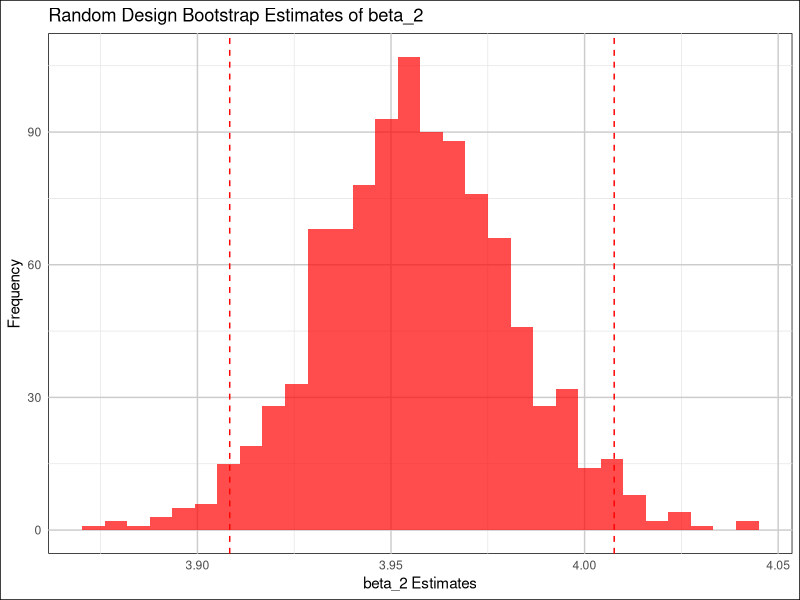
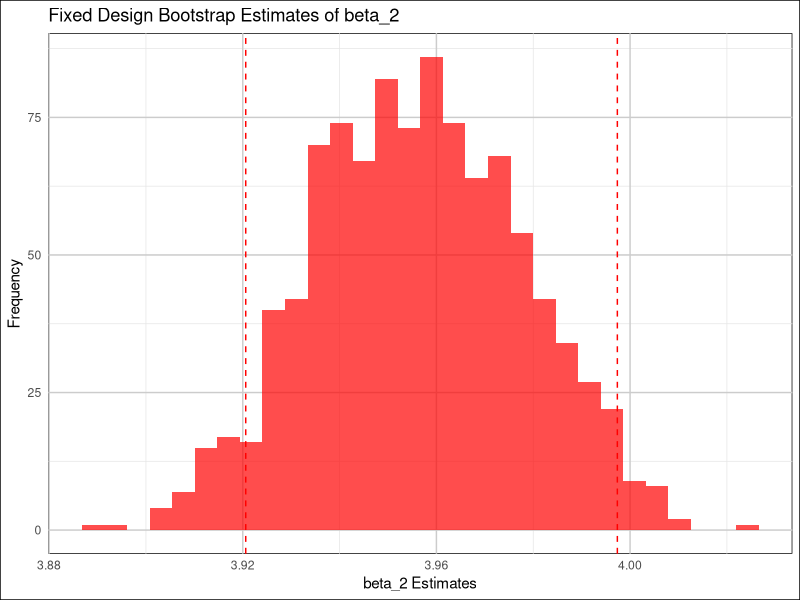
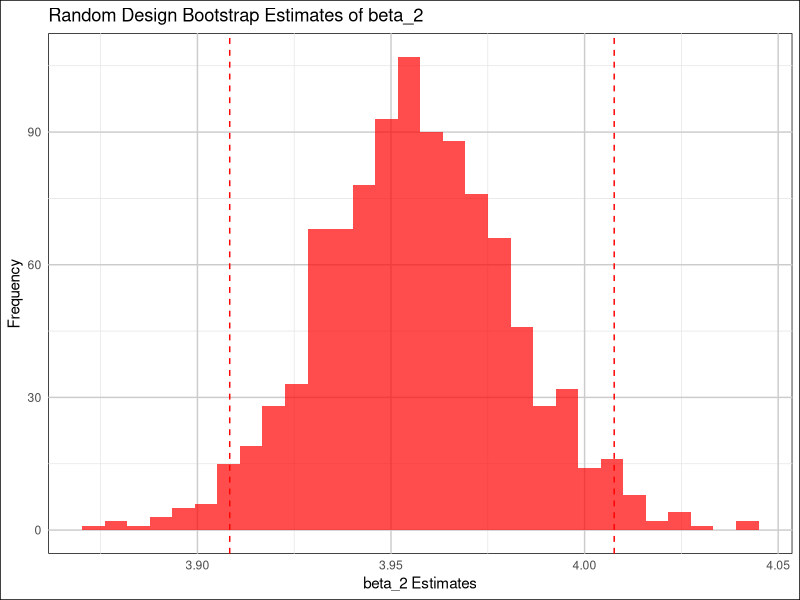
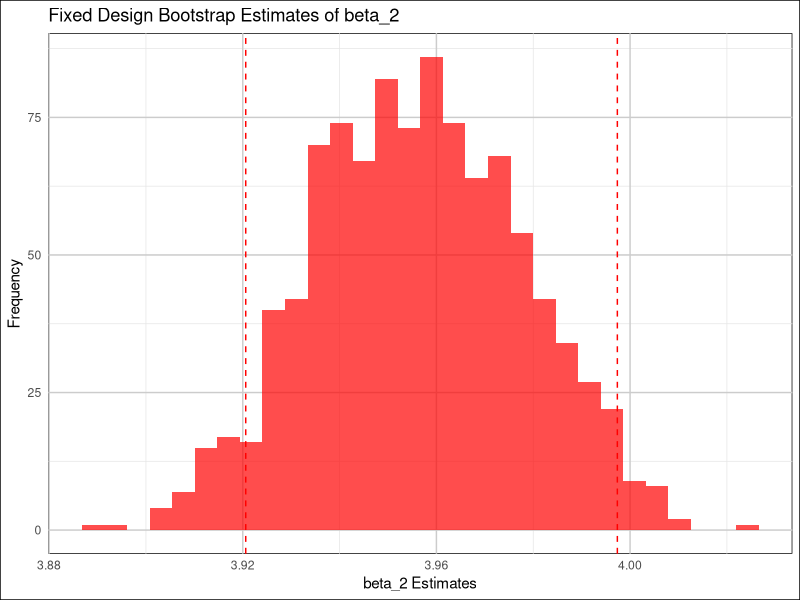

The R source for these figures, in order:
## Generating a bootstrap confidence interval for a regression
library(ggplot2)

# generate data
set.seed(123)
X <- runif(20,0,30)
epsilon <- rnorm(20)
beta <- 4
Y <- beta*X+epsilon
data <- data.frame(X=X,Y=Y)

# Standard reg with confidence intervals from distributional assumption on epsilon/Asymptotics:
reg <- lm(Y ~ X,data=data)
summary(reg)

# Bootstrap
beta_2 <- 3.997
M <- 1000
n <- nrow(data)
beta_est <- matrix(numeric(M))
alpha <- 0.05

# Define bootstrap function for random design:
bootstrap_func <- function(data){
        bootstrap_sample <- data[sample(1:n,n,replace=TRUE),]
        reg_m <- lm(Y ~ X, data=bootstrap_sample)
        beta_est <- coef(reg_m)["X"]
        return(beta_est)
}

for (i in 1:M){
    beta_est[i] <- bootstrap_func(data)
}

beta_ci <- quantile(beta_est,c(alpha/2,1-alpha/2))
print(beta_ci)
hist <- ggplot(data.frame(beta_est), aes(x = beta_est)) +
  geom_histogram(bins = 30, fill="red", alpha = 0.7) +
  geom_vline(xintercept = beta_ci, col = "red", lty = 2) +
  labs(title = "Random Design Bootstrap Estimates of beta_2",
       x = "beta_2 Estimates",
       y = "Frequency") +
  theme_minimal() +
  theme(
    panel.background = element_rect(fill = "white"),
    plot.background = element_rect(fill = "white"),
    panel.grid.major = element_line(color = "grey80"),
    panel.grid.minor = element_line(color = "grey90")
  )  

print(hist)
ggsave("bootstrap_est_reg_random.png",plot=hist,path="C:/Users/jonas/Documents/Economics Bonn/Computational Statistics")


# Bootstrap function for fixed design:
beta_est_f <- matrix(numeric(M))
reg <- lm(Y ~ X, data=data)
fitted_values <- fitted(reg)
residuals <- residuals(reg)
data_reg <- data.frame(fitted_values = fitted_values,residuals=residuals)
bootstrap_func_f <- function(data){
        bootstrap_res <- sample(data_reg$residuals,n,replace=TRUE)
        bootstrap_Y <- data_reg$fitted_values + bootstrap_res
        bootstrap_data <- data.frame(X=data$X,Y=bootstrap_Y)
        reg_f <- lm(Y ~ X, data=bootstrap_data)
        beta_est_f <- coef(reg_f)["X"]
        return(beta_est_f)
}

for (i in 1:M){
    beta_est_f[i] <- bootstrap_func_f(data)
}

CIf <- matrix(nrow=1,ncol=3)
beta_quant <- quantile(beta_est_f,c(1-alpha/2,alpha))
CIf[,2] <- 2*coef(reg)["X"]-beta_quant[1]
CIf[,3] <- 2*coef(reg)["X"]-beta_quant[2]
CIf[,1] <- CIf[,2]<=beta && CIf[,3]>=beta

hist <- ggplot(data.frame(beta_est_f), aes(x = beta_est_f)) +
  geom_histogram(bins = 30, fill="red", alpha = 0.7) +
  geom_vline(xintercept = beta_quant, col = "red", lty = 2) +
  labs(title = "Fixed Design Bootstrap Estimates of beta_2",
       x = "beta_2 Estimates",
       y = "Frequency") +
  theme_minimal() +
  theme(
    panel.background = element_rect(fill = "white"),
    plot.background = element_rect(fill = "white"),
    panel.grid.major = element_line(color = "grey80"),
    panel.grid.minor = element_line(color = "grey90")
  )  

print(hist)
ggsave("bootstrap_est_reg_fixed.png",plot=hist,path="C:/Users/jonas/Documents/Economics Bonn/Computational Statistics")
